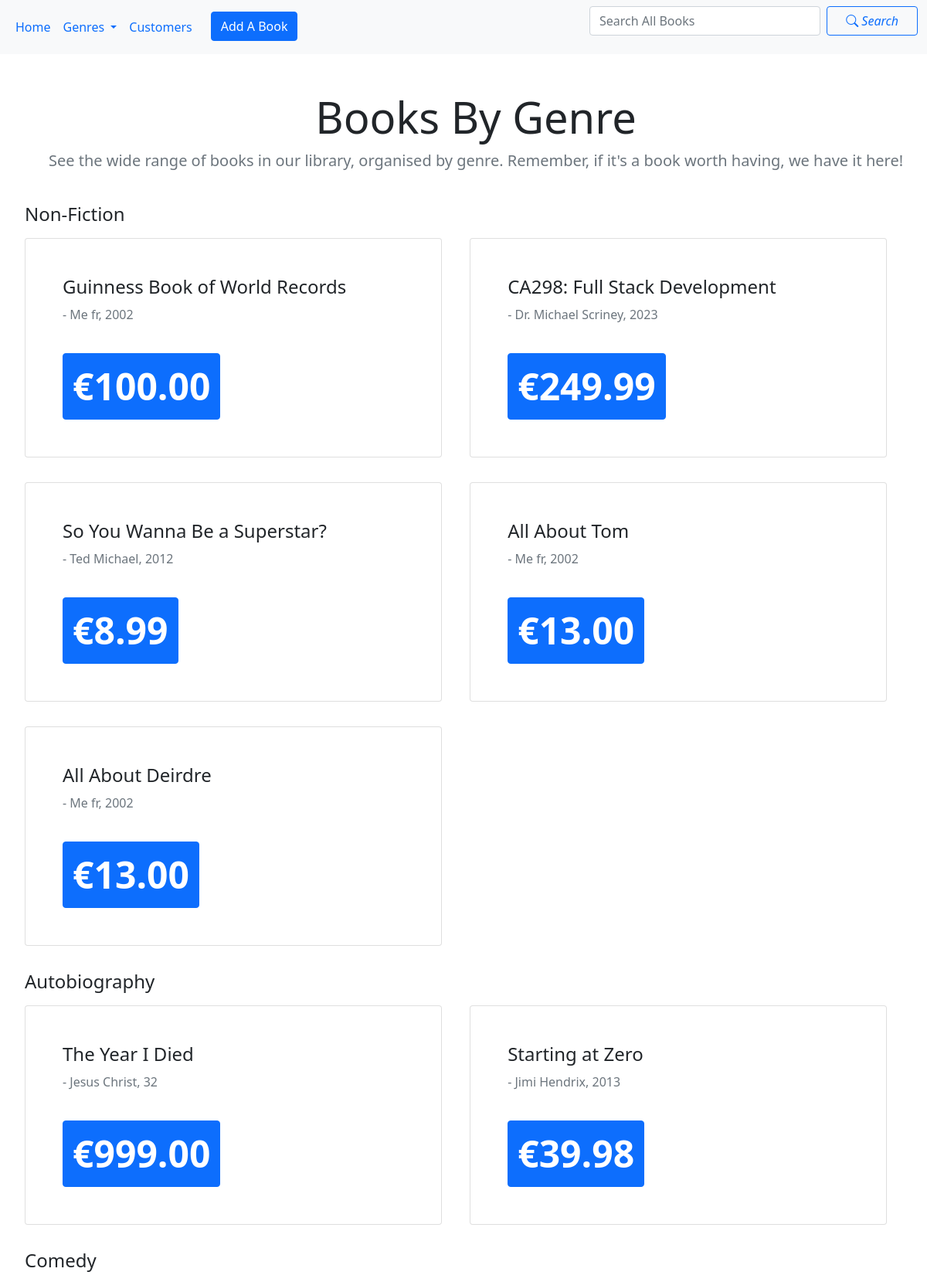
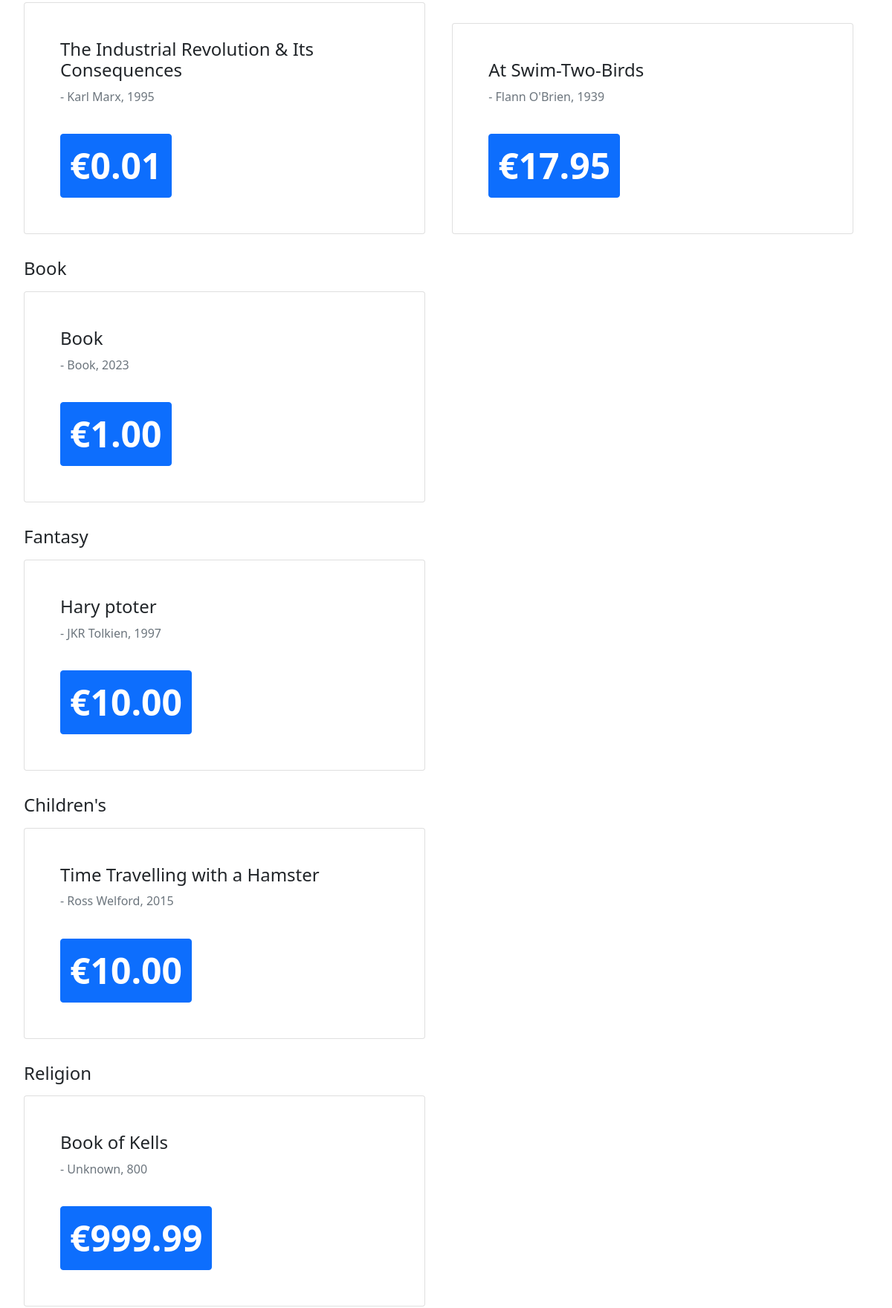
The app's page /books/by_category (upper part) with its own data (2 pictures, top to bottom).
### libraryapp/models.py (models this page shows, shortened)
class Book(models.Model):
	id = models.AutoField(primary_key=True)
	year = models.IntegerField()
	author = models.CharField(max_length=64)
	price = models.DecimalField(max_digits=50, decimal_places=2)
	title = models.CharField(max_length=64)
	synopsis = models.CharField(max_length=512)
	category = models.CharField(max_length=64, default="Comedy")
	copies = models.IntegerField(default = 1) # how many copies of the book we have

### libraryapp/views.py (the view)
# urls.py: path('books/by_category', view_all_categories, name = "all_categories"), # books filtered into category sections
def view_all_categories(request):
	all_books = Book.objects.all()
	categories = []
	for book in all_books:
		if book.category not in categories:
			categories.append(book.category)
	return render(request, 'all_books_by_category.html', {'books':all_books, 'categories': categories})

### libraryapp/templates/all_books_by_category.html
{% extends 'base.html' %}
{% block content %}
	<div id="main" style="padding-left: 2rem; padding-top: 2rem;">
		<div class="pricing-header p-3 pb-md-4 mx-auto text-center">
			<h1 class="display-4 fw-normal">Books By Genre</h1>
			<p class="fs-5 text-muted">See the wide range of books in our library, organised by genre. Remember, if it's a book worth having, we have it here!</p>
		</div>
		{% for c in categories %}
			<h4 class="card-title" style="margin-bottom: 1rem;"> {{ c }} </h4>
			{% for b in books %}
				{% if b.category == c %}
					<div class="card" style="width: 45vw; padding: 2rem; margin-right: 2rem; margin-bottom: 2rem; display: inline-block;">
						<div class="card-body" style="padding: 1rem;">
							<h4 class="card-title" style="margin-bottom: 1rem;"> {{ b.title }} </h4>
							<h6 class="card-subtitle mb-2 text-muted">- {{ b.author }}, {{ b.year }}</h6>
							<a href="{% url 'single_book' bookid=b.id %}" class="btn btn-primary" style="font-size: 3rem; font-weight: 600; margin-top: 2rem;">€{{ b.price }}</a>
						</div>
					</div>
				{% endif %}
			{% endfor %}
		{% endfor %}
	</div>
{% endblock %}

### records on screen
Book: categories "Non-Fiction", title "Guinness Book of World Records", author "Me fr", year "2002", price "100.00"
Book: title "CA298: Full Stack Development", author "Dr. Michael Scriney", year "2023", price "249.99"
Book: title "So You Wanna Be a Superstar?", author "Ted Michael", year "2012", price "8.99"
Book: title "All About Tom", author "Me fr", year "2002", price "13.00"
Book: title "All About Deirdre", author "Me fr", year "2002", price "13.00"
Book: categories "Autobiography", title "The Year I Died", author "Jesus Christ", year "32", price "999.00"
Book: title "Starting at Zero", author "Jimi Hendrix", year "2013", price "39.98"
Book: categories "Comedy", title "The Industrial Revolution & Its Consequences", author "Karl Marx", year "1995", price "0.01"
Book: title "At Swim-Two-Birds", author "Flann O'Brien", year "1939", price "17.95"
Book: categories "Book", title "Book", author "Book", year "2023", price "1.00"
Book: categories "Fantasy", title "Hary ptoter", author "JKR Tolkien", year "1997", price "10.00"
Book: categories "Children's", title "Time Travelling with a Hamster", author "Ross Welford", year "2015", price "10.00"
Book: categories "Religion", title "Book of Kells", author "Unknown", year "800", price "999.99"
